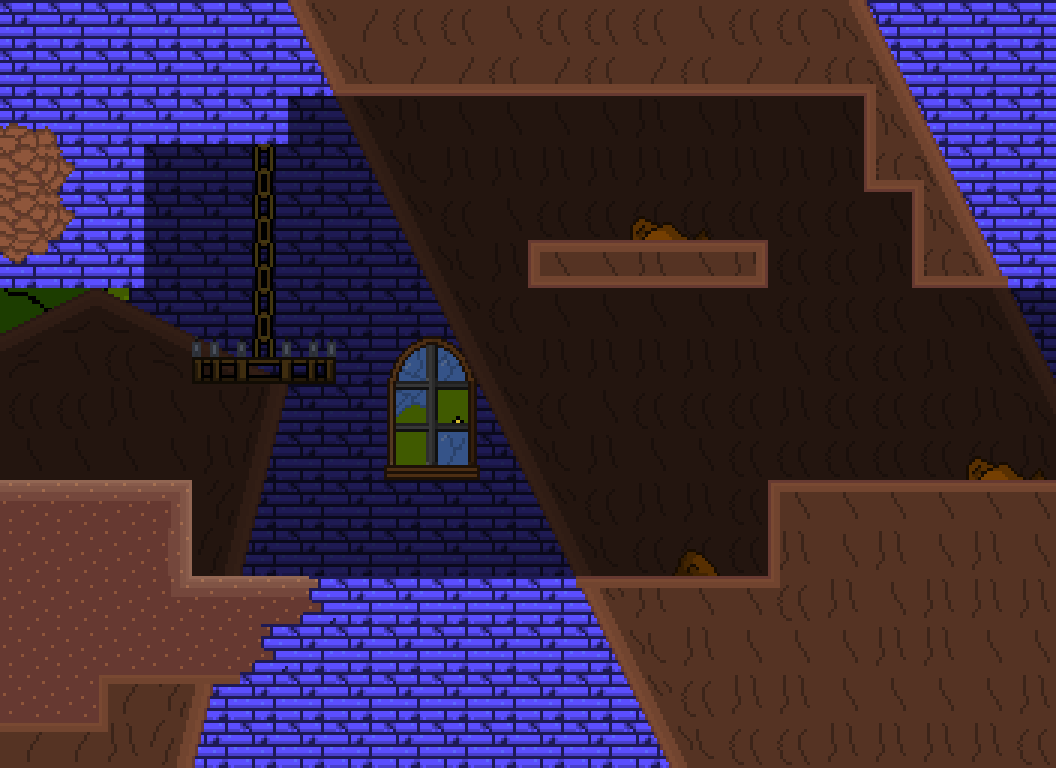

This game map was drawn from its Tiled (.tmx) file and the tilesets committed beside it. A one-line description and the trimmed map source follow:
An orthogonal 22x16 tile map with 48x48 px tiles, 4 tile layers (back_tiles, back_second, front, front_second), 4 tilesets, 3 image layers and 18 objects (2x SpawnPoint, 2x EnemyClingCreature, 2x EnemyGroundedElemental, 2x Portal, HealthChargePickup).

<map version="1.11" tiledversion="1.11.0" orientation="orthogonal" renderorder="right-down" width="22" height="16" tilewidth="48" tileheight="48" infinite="0" nextlayerid="22" nextobjectid="247">
 <tileset firstgid="1" name="tileset01" tilewidth="48" tileheight="48" tilecount="176" columns="16">
  <image source="../tilesets/tileset01.png" width="768" height="528" />
 </tileset>
 <tileset firstgid="177" name="tileset02" tilewidth="48" tileheight="48" tilecount="121" columns="11">
  <image source="../tilesets/tileset02.png" width="528" height="528" />
 </tileset>
 <tileset firstgid="298" name="tileset03" tilewidth="48" tileheight="48" tilecount="306" columns="17">
  <image source="../tilesets/tileset03.png" width="816" height="864" />
 </tileset>
 <tileset firstgid="604" name="objects" tilewidth="48" tileheight="48" tilecount="64" columns="8">
  <image source="../tilesets/objects.png" width="384" height="384" />
 </tileset>
 <imagelayer id="17" name="Image Layer 1">
  <image source="../Backgrounds/ground_back.png" width="1024" height="576" />
  <properties>
   <property name="depth" type="int" value="3000" />
   <property name="parallax_x" type="float" value="1" />
   <property name="parallax_y" type="float" value="1" />
   <property name="repeat_y" type="bool" value="true" />
  </properties>
 </imagelayer>
 <imagelayer id="18" name="Image Layer 2">
  <image source="../Backgrounds/ground_far.png" width="1024" height="576" />
  <properties>
   <property name="depth" type="int" value="2900" />
   <property name="parallax_x" type="float" value="0.8" />
   <property name="parallax_y" type="float" value="0.1" />
   <property name="repeat_y" type="bool" value="false" />
  </properties>
 </imagelayer>
 <imagelayer id="19" name="Image Layer 3">
  <image source="../Backgrounds/ground_front.png" width="1024" height="576" />
  <properties>
   <property name="depth" type="int" value="2800" />
   <property name="parallax_x" type="float" value="0.9" />
   <property name="parallax_y" type="float" value="0.2" />
   <property name="repeat_y" type="bool" value="false" />
  </properties>
 </imagelayer>
 <layer id="11" name="back_tiles" width="22" height="16">
  <properties>
   <property name="depth" type="int" value="1050" />
   <property name="tileset" type="int" value="0" />
  </properties>
  <data>[352 cells, 139 non-empty, 9 distinct tile ids]</data>
 </layer>
 <layer id="21" name="back_second" width="22" height="16">
  <properties>
   <property name="depth" type="int" value="1000" />
   <property name="tileset" type="int" value="2" />
  </properties>
  <data>[352 cells, 252 non-empty, 45 distinct tile ids]</data>
 </layer>
 <layer id="12" name="front" width="22" height="16">
  <properties>
   <property name="depth" type="int" value="950" />
   <property name="tileset" type="int" value="0" />
  </properties>
  <data>[352 cells, 14 non-empty, 8 distinct tile ids]</data>
 </layer>
 <layer id="20" name="front_second" width="22" height="16">
  <properties>
   <property name="depth" type="int" value="900" />
   <property name="tileset" type="int" value="2" />
  </properties>
  <data>[352 cells, 41 non-empty, 10 distinct tile ids]</data>
 </layer>
 <objectgroup color="#ffaa00" id="16" name="spawnpoints">
  <object id="170" type="SpawnPoint" x="1008" y="288" width="48" height="48">
   <properties>
    <property name="id" type="int" value="1" />
   </properties>
  </object>
  <object id="217" type="SpawnPoint" x="0" y="288" width="48" height="48">
   <properties>
    <property name="id" type="int" value="0" />
   </properties>
  </object>
 </objectgroup>
 <objectgroup id="14" name="objects">
  <object id="242" type="EnemyClingCreature" x="528" y="192" width="48" height="48" />
  <object id="243" type="EnemyClingCreature" x="720" y="192" width="48" height="48" />
  <object id="244" type="EnemyGroundedElemental" x="528" y="528" width="48" height="48">
   <properties>
    <property name="color" type="int" value="1" />
   </properties>
  </object>
  <object id="245" type="EnemyGroundedElemental" x="288" y="528" width="48" height="48">
   <properties>
    <property name="color" type="int" value="1" />
   </properties>
  </object>
  <object id="246" type="HealthChargePickup" x="624" y="144" width="48" height="48">
   <properties>
    <property name="id" type="int" value="10" />
    <property name="lore" type="int" value="17" />
    <property name="text" value="These pillars seem very annoying to travel through" />
   </properties>
  </object>
 </objectgroup>
 <objectgroup color="#0000ff" id="13" name="walls">
  <properties>
   <property name="isWallLayer" type="bool" value="true" />
  </properties>
  <object id="50" x="0" y="576" width="1056" height="192" />
  <object id="54" x="0" y="144" width="144" height="144" />
  <object id="174" x="912" y="192" width="144" height="96" />
  <object id="190" x="864" y="0" width="192" height="192" />
  <object id="191" x="768" y="480" width="288" height="96" />
  <object id="215" x="288" y="0" width="576" height="96" />
  <object id="218" x="0" y="0" width="288" height="144" />
  <object id="234" x="0" y="480" width="192" height="96" />
  <object id="236" x="528" y="240" width="240" height="48" />
 </objectgroup>
 <objectgroup color="#00ff00" id="15" name="doors">
  <object id="169" type="Portal" x="1104" y="288" width="48" height="192">
   <properties>
    <property name="horizontal" type="bool" value="false" />
    <property name="id_point" type="int" value="1" />
    <property name="id_room" type="int" value="24" />
   </properties>
  </object>
  <object id="216" type="Portal" x="-96" y="288" width="48" height="192">
   <properties>
    <property name="horizontal" type="bool" value="false" />
    <property name="id_point" type="int" value="3" />
    <property name="id_room" type="int" value="32" />
   </properties>
  </object>
 </objectgroup>
</map>
